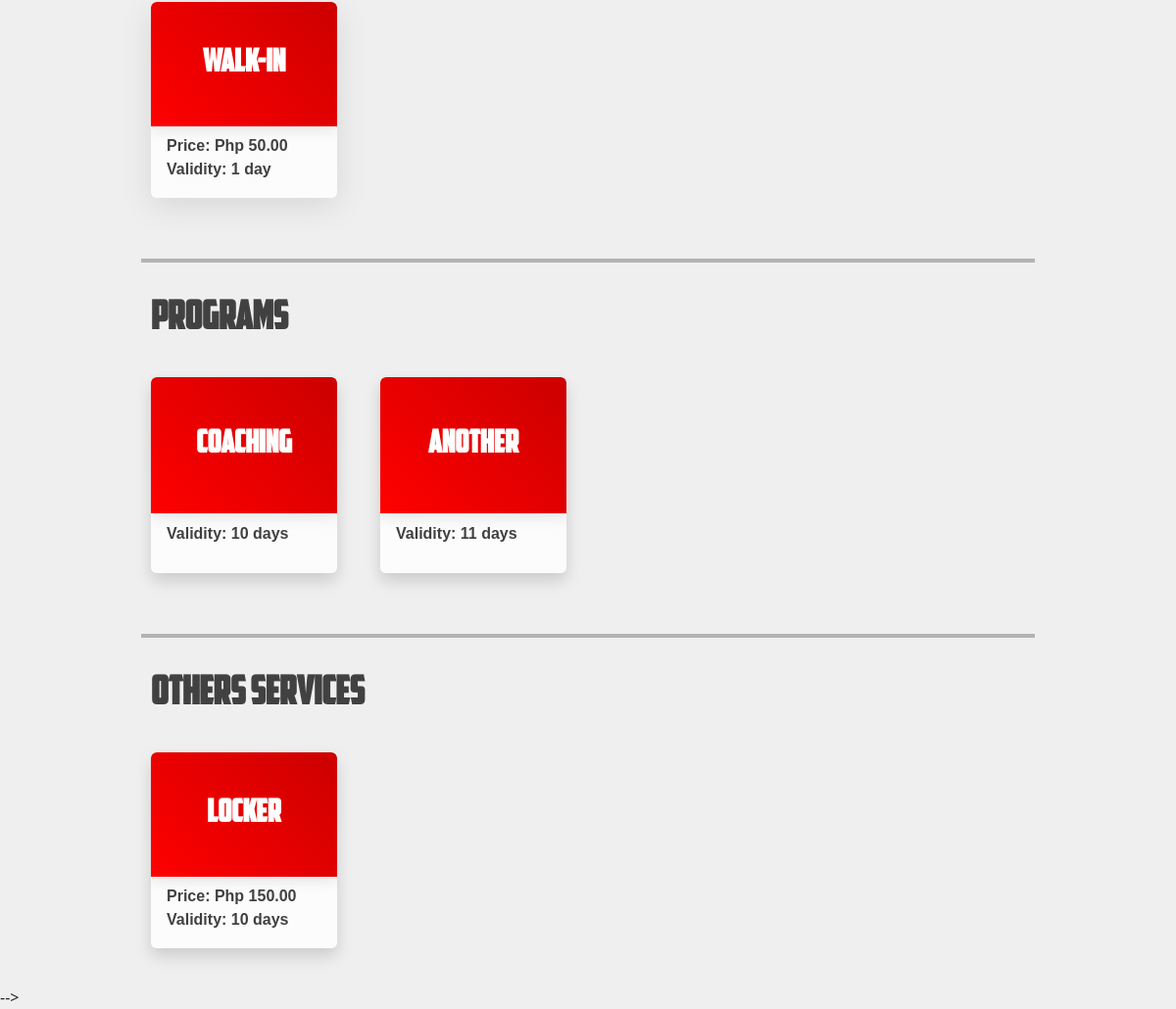
Page /website/services.php (lower part) on the earlier database version.
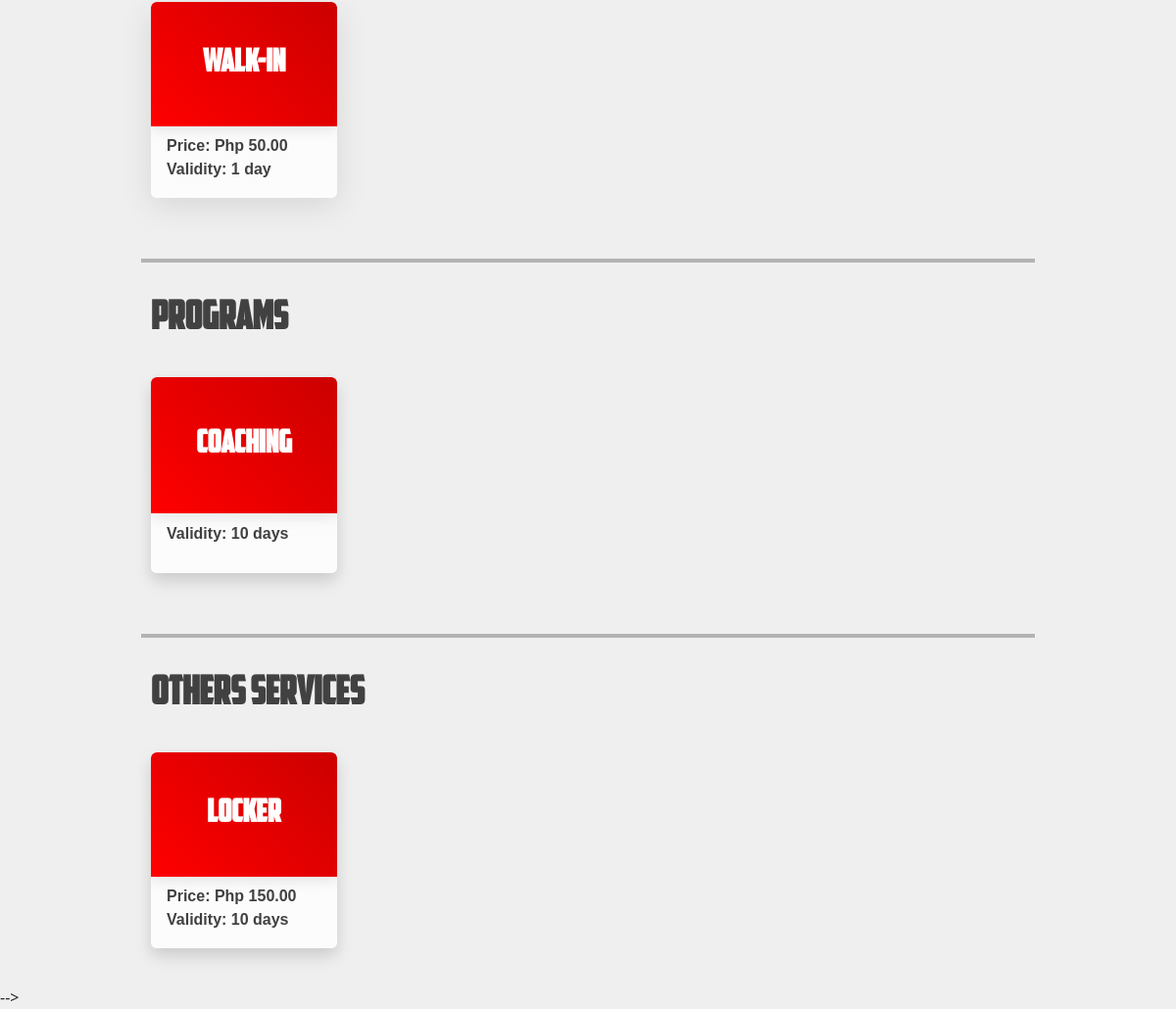
Same page on the later database version.
### tables this page shows
CREATE TABLE `walk_in` (
  `id` int(11) NOT NULL,
  `price` decimal(10,2) NOT NULL,
  `duration` int(11) NOT NULL DEFAULT 1,
  `duration_type_id` int(11) NOT NULL DEFAULT 1,
  `updated_at` timestamp NOT NULL DEFAULT current_timestamp() ON UPDATE current_timestamp()
);

CREATE TABLE `programs` (
  `id` int(11) NOT NULL,
  `program_name` varchar(100) NOT NULL,
  `duration` int(11) NOT NULL,
  `duration_type_id` int(11) NOT NULL,
  `description` text DEFAULT NULL,
  `status` enum('active','inactive') NOT NULL,
  `is_removed` tinyint(1) NOT NULL DEFAULT 0,
  `created_at` timestamp NOT NULL DEFAULT current_timestamp(),
  `updated_at` timestamp NOT NULL DEFAULT current_timestamp() ON UPDATE current_timestamp()
);

CREATE TABLE `rental_services` (
  `id` int(11) NOT NULL,
  `service_name` varchar(100) NOT NULL,
  `price` decimal(10,2) NOT NULL,
  `total_slots` int(11) NOT NULL,
  `available_slots` int(11) NOT NULL,
  `duration` int(11) NOT NULL,
  `duration_type_id` int(11) NOT NULL,
  `description` text DEFAULT NULL,
  `status` enum('active','inactive') NOT NULL,
  `is_removed` tinyint(1) NOT NULL DEFAULT 0,
  `created_at` timestamp NOT NULL DEFAULT current_timestamp(),
  `updated_at` timestamp NOT NULL DEFAULT current_timestamp() ON UPDATE current_timestamp()
);

### website/services/services.class.php (called while the page is built, shortened)
<?php
class Services_class{
    protected $db;
    function __construct(){
        $this->db = new Database();
    }
    public function displayPrograms() {
        $conn = $this->db->connect();
        $sql = "SELECT p.id as program_id, p.program_name,
                CONCAT(p.duration, ' ', dt.type_name) as validity
                FROM programs p
                LEFT JOIN duration_types dt ON p.duration_type_id = dt.id
                WHERE p.status = 'active'";
        $stmt = $conn->prepare($sql);
        $stmt->execute();
        return $stmt->fetchAll();
    }
    public function displayRentalServices(){
        $conn = $this->db->connect();
        $sql = "SELECT rs.id as rental_id, rs.service_name, rs.price,
                CONCAT(rs.duration, ' ', dt.type_name) as validity,
                rs.available_slots
                FROM rental_services rs
                LEFT JOIN duration_types dt ON rs.duration_type_id = dt.id
                WHERE rs.status = 'active' AND rs.available_slots > 0
                ORDER BY rs.price";
        $stmt = $conn->prepare($sql);
        $stmt->execute();
        return $stmt->fetchAll();
    }
    public function displayWalkinServices(){
        $conn = $this->db->connect();
        $sql = "SELECT w.id as walkin_id, w.price,
                CONCAT(w.duration, ' ', dt.type_name) as validity
                FROM walk_in w
                LEFT JOIN duration_types dt ON w.duration_type_id = dt.id";
        $stmt = $conn->prepare($sql);
        $stmt->execute();
        return $stmt->fetchAll();
    }
}

### website/services.php (the view, shortened to what this page needs)
<?php
    include('includes/header.php');
    require_once 'services/services.class.php';
    $Obj = new Services_Class();
    $programs = $Obj->displayPrograms();
    $rental_services = $Obj->displayRentalServices();
    $walkin = $Obj->displayWalkinServices();
?>
<link rel="stylesheet" href="../css/browse_services.css">
<link rel="stylesheet" href="https://cdnjs.cloudflare.com/ajax/libs/font-awesome/6.0.0/css/all.min.css">
<link rel="stylesheet" href="https://cdn.jsdelivr.net/npm/bootstrap@5.3.2/dist/css/bootstrap.min.css">
<section class="main-content">
<div class="services-page">
    <div class="container-fluid p-0">
        <div class="content-wrapper">
            <br id="Gym-Rates">
            <br>
            <div class="row g-4 mb-4">
                <?php foreach ($walkin as $arr){ ?>
                    <div class="col-sm-6 col-md-6 col-lg-3">
                        <a href="services/avail_walkin.php?id=<?= $arr['walkin_id'] ?>" class="program-link">
                            <div class="card">
                                <div class="card-header text-white text-center">
                                    <h2 class="fw-bold mb-0">Walk-in</h2>
                                </div>
                                <div class="card-body">
                                    <p class="card-text mb-1">Price: Php <?= number_format($arr['price'], 2) ?></p>
                                    <p class="card-text mb-1">Validity: 1 day</p>
                                </div>
                            </div>
                        </a>
                    </div>
                <?php } ?>
            </div>
            <br id="Programs">
            <hr class="my-4" style="border: 2px solid #000;">
            <h2 class="section-heading">PROGRAMS</h2>
            <div class="row g-4 mb-4">
                <?php foreach ($programs as $program){ ?>
                    <div class="col-sm-6 col-md-6 col-lg-3">
                        <a href="services/avail_program.php?id=<?= $program['program_id'] ?>" class="program-link">
                            <div class="card shadow">
                                <div class="card-header text-white text-center">
                                    <h2 class="fw-bold mb-0"><?= $program['program_name'] ?></h2>
                                </div>
                                <div class="card-body">
                                    <p class="card-text mb-1">Validity: <?= $program['validity'] ?></p>
                                </div>
                            </div>
                        </a>
                    </div>
                <?php } ?>
            </div>
            <br id="Optional-Services">
            <hr class="my-4" style="border: 2px solid #000;">
            <h2 class="section-heading">OTHERS SERVICES</h2>
            <div class="row g-4 mb-4">
                <?php foreach ($rental_services as $rental){ ?>
                    <div class="col-sm-6 col-md-6 col-lg-3">
                        <a href="services/avail_rental.php?id=<?= $rental['rental_id'] ?>" class="program-link">
                            <div class="card shadow">
                                <div class="card-header text-white text-center">
                                    <h2 class="fw-bold mb-0"><?= $rental['service_name'] ?></h2>
                                </div>
                                <div class="card-body">
                                    <p class="card-text mb-1">Price: Php <?= number_format($rental['price'], 2) ?></p>
                                    <p class="card-text mb-1">Validity: <?= $rental['validity'] ?></p>
                                </div>
                            </div>
                        </a>
                    </div>
                <?php } ?>
            </div>
        </div>
    </div>
</div>
</section>
 -->

### website/includes/header.php (shortened to what this page needs)
<!DOCTYPE html>
<html lang="en">
<head>
  <?php
  $isCoachFolder = strpos($_SERVER['PHP_SELF'], '/coach/') !== false;
  $basePath = $isCoachFolder ? '../../' : '../';
  ?>
  <link rel="stylesheet" href="<?php echo $basePath; ?>css/landing1.css">
  <link rel="stylesheet" href="https://cdn.jsdelivr.net/npm/bootstrap@5.3.2/dist/css/bootstrap.min.css">
  <link rel="stylesheet" href="https://cdnjs.cloudflare.com/ajax/libs/font-awesome/6.0.0/css/all.min.css">
</head>
<body>

### css/landing1.css (style rules this page uses)
* { font-family: myFont; margin: 0; padding: 0; box-sizing: border-box; border: 0; }
.home-main, .home-header, html, body { background-color: #efefef; }
html { scroll-behavior: smooth; }

### css/browse_services.css (style rules this page uses)
.services-page * { margin: 0; padding: 0; border: 0; font-family: myFont; }
.services-page .card { height: 100%; transition: all 0.3s ease; display: flex; flex-direction: column; min-height: 180px; margin: 10px; overflow: hidden; background: rgba(255, 255, 255, 0.7); border: none; box-shadow: 0 8px 32px rgba(0, 0, 0, 0.1); }
.services-page .card-header { background: linear-gradient(45deg, #ff0000, #cc0000) !important; flex: 3; display: flex; align-items: center; justify-content: center; padding: 1rem; margin: 0; box-shadow: 0 4px 15px rgba(0, 0, 0, 0.2); border: none; }
.services-page .card-body { flex: 1; display: flex; flex-direction: column; justify-content: flex-start; align-items: flex-start; text-align: left; padding: 0.8rem 1rem; background: rgba(255, 255, 255, 0.5); margin-top: 0; line-height: 1; }
.services-page .card-body p { font-size: 1rem; margin: 0; text-align: center; color: #333; font-weight: 500; }
.services-page .content-wrapper { width: 80%; max-width: 1400px; margin: 0 auto; padding: 1.5rem; position: relative; }
.services-page .container-fluid { display: flex; justify-content: center; }
.services-page .card-text.mb-1 { font-weight: 600; font-family: Helvetica, sans-serif; color: #404040; margin-bottom: 0.5rem !important; }
.services-page .program-link { text-decoration: none; color: inherit; display: block; border-radius: 0; height: 100%; }
.services-page .section-heading { font-size: 2.5rem; margin-bottom: 0; padding: 10px; color: #414141; }
.services-page .row { padding-top: 15px; }
.services-page .card .card-header { background-color: var(--primary-color); color: white; padding: 1rem; }
.section-heading { margin-bottom: 1.5rem; font-weight: bold; }
.card { transition: transform 0.3s ease; border: none; margin-bottom: 1rem; }
.card-body { padding: 1rem; }
.program-link { text-decoration: none; color: inherit; }
.card .card-header { background-color: var(--primary-color) !important; }

### website/services.php (style rules this page uses)
html { background-color: transparent; }
body { height: 100vh; background-color: #efefef!important; }
.main-content { padding-top: 80px; }
.card .card-header { background-color: #ff0000 !important; }

Differences in the rows shown:
removed programs: program_name "another", validity "11 days"
